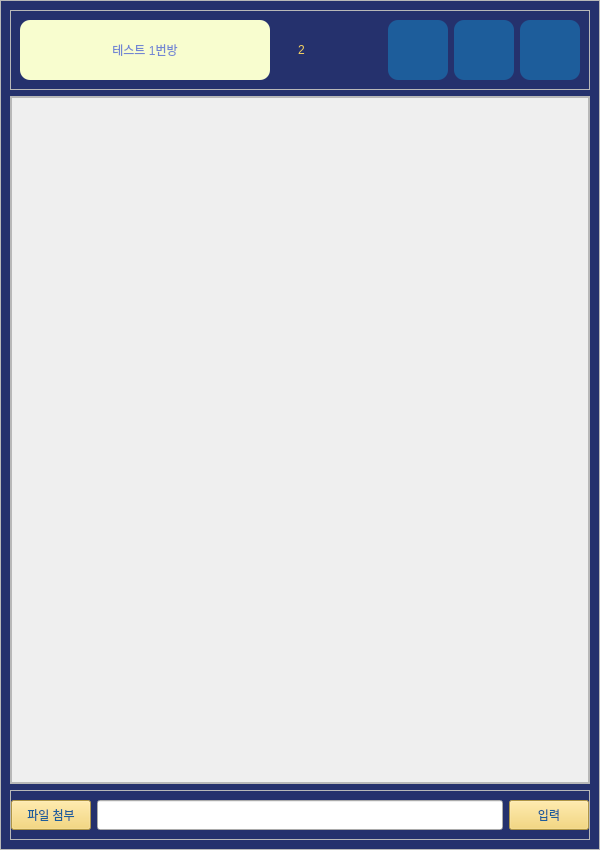
<?xml version="1.0" encoding="UTF-8"?>
<ui version="4.0">
 <class>talk_room_widget</class>
 <widget class="QWidget" name="talk_room_widget">
  <property name="geometry">
   <rect>
    <x>0</x>
    <y>0</y>
    <width>600</width>
    <height>850</height>
   </rect>
  </property>
  <property name="windowTitle">
   <string>Form</string>
  </property>
  <property name="styleSheet">
   <string notr="true">#talk_room_widget {
	background-color: #25316D;
	color: #1D5D9B;
}


QLabel{
	color: #1D5D9B;
	font: bold 16pt &quot;나눔고딕&quot;;
}

QPushButton{
	background-color:#F4D160;
	color: #1D5D9B;
	font: bold 12pt &quot;나눔고딕&quot;;
}

QPushButton:hover{
	background-color:#FFFF9D;
}

QPushButton:pressed{
	background-color:#FEF5AC;
}

#header_frame QPushButton
{
	background-color:#1D5D9B;
	border-radius:10px;
}

#header_frame QPushButton:hover
{
	background-color:#B0DAFF;
}

#header_frame QPushButton:pressed
{
	background-color:#9AC5F4;
}

#widget_title_wrapper{
	background-color:#F8FDCF;
	border-radius:10px;
}


#widget_title_wrapper #label_member_count{
	color: #453C67;
}
#header_frame #label_member_count:hover{
	color: #FBEEAC
}


#label_title{
	font: bold 20pt &quot;나눔고딕&quot;;
	color: #7286D3;
}
#label_member_count{
	font: bold 15pt &quot;나눔고딕&quot;;
	color: #F4D160;
}

QLineEdit{
	color: #1D5D9B;
	font: bold 12pt &quot;나눔고딕&quot;;
}
</string>
  </property>
  <layout class="QVBoxLayout" name="verticalLayout">
   <property name="spacing">
    <number>0</number>
   </property>
   <property name="leftMargin">
    <number>0</number>
   </property>
   <property name="topMargin">
    <number>0</number>
   </property>
   <property name="rightMargin">
    <number>0</number>
   </property>
   <property name="bottomMargin">
    <number>0</number>
   </property>
   <item>
    <widget class="QFrame" name="frame_3">
     <property name="frameShape">
      <enum>QFrame::StyledPanel</enum>
     </property>
     <property name="frameShadow">
      <enum>QFrame::Raised</enum>
     </property>
     <layout class="QVBoxLayout" name="verticalLayout_3">
      <item>
       <widget class="QFrame" name="header_frame">
        <property name="frameShape">
         <enum>QFrame::StyledPanel</enum>
        </property>
        <property name="frameShadow">
         <enum>QFrame::Raised</enum>
        </property>
        <layout class="QHBoxLayout" name="horizontalLayout_2">
         <item>
          <widget class="QWidget" name="widget_title_wrapper" native="true">
           <property name="minimumSize">
            <size>
             <width>250</width>
             <height>0</height>
            </size>
           </property>
           <layout class="QHBoxLayout" name="horizontalLayout_3">
            <item>
             <widget class="QLabel" name="label_title">
              <property name="text">
               <string>테스트 1번방</string>
              </property>
              <property name="alignment">
               <set>Qt::AlignCenter</set>
              </property>
             </widget>
            </item>
           </layout>
          </widget>
         </item>
         <item>
          <widget class="QWidget" name="widget_member_count" native="true">
           <layout class="QHBoxLayout" name="horizontalLayout">
            <item>
             <widget class="QLabel" name="label_member_icon">
              <property name="text">
               <string/>
              </property>
              <property name="pixmap">
               <pixmap resource="../src_img/my_qrc.qrc">:/newPrefix/user-minus-l.svg</pixmap>
              </property>
             </widget>
            </item>
            <item>
             <widget class="QLabel" name="label_member_count">
              <property name="text">
               <string>2</string>
              </property>
             </widget>
            </item>
           </layout>
          </widget>
         </item>
         <item>
          <spacer name="horizontalSpacer">
           <property name="orientation">
            <enum>Qt::Horizontal</enum>
           </property>
           <property name="sizeHint" stdset="0">
            <size>
             <width>40</width>
             <height>20</height>
            </size>
           </property>
          </spacer>
         </item>
         <item>
          <widget class="QPushButton" name="btn_member_plus">
           <property name="minimumSize">
            <size>
             <width>60</width>
             <height>60</height>
            </size>
           </property>
           <property name="maximumSize">
            <size>
             <width>60</width>
             <height>60</height>
            </size>
           </property>
           <property name="text">
            <string/>
           </property>
           <property name="icon">
            <iconset resource="../src_img/my_qrc.qrc">
             <normaloff>:/newPrefix/user-l.svg</normaloff>:/newPrefix/user-l.svg</iconset>
           </property>
           <property name="iconSize">
            <size>
             <width>40</width>
             <height>40</height>
            </size>
           </property>
          </widget>
         </item>
         <item>
          <widget class="QPushButton" name="btn_member_minus">
           <property name="minimumSize">
            <size>
             <width>60</width>
             <height>60</height>
            </size>
           </property>
           <property name="maximumSize">
            <size>
             <width>60</width>
             <height>60</height>
            </size>
           </property>
           <property name="text">
            <string/>
           </property>
           <property name="icon">
            <iconset resource="../src_img/my_qrc.qrc">
             <normaloff>:/newPrefix/log-out.svg</normaloff>:/newPrefix/log-out.svg</iconset>
           </property>
           <property name="iconSize">
            <size>
             <width>40</width>
             <height>40</height>
            </size>
           </property>
          </widget>
         </item>
         <item>
          <widget class="QPushButton" name="btn_flist_close">
           <property name="minimumSize">
            <size>
             <width>60</width>
             <height>60</height>
            </size>
           </property>
           <property name="maximumSize">
            <size>
             <width>60</width>
             <height>60</height>
            </size>
           </property>
           <property name="text">
            <string/>
           </property>
           <property name="icon">
            <iconset resource="../src_img/my_qrc.qrc">
             <normaloff>:/newPrefix/x-yellow.svg</normaloff>:/newPrefix/x-yellow.svg</iconset>
           </property>
           <property name="iconSize">
            <size>
             <width>40</width>
             <height>40</height>
            </size>
           </property>
          </widget>
         </item>
        </layout>
       </widget>
      </item>
      <item>
       <widget class="QFrame" name="frame_11">
        <property name="sizePolicy">
         <sizepolicy hsizetype="Preferred" vsizetype="Preferred">
          <horstretch>0</horstretch>
          <verstretch>1</verstretch>
         </sizepolicy>
        </property>
        <property name="frameShape">
         <enum>QFrame::StyledPanel</enum>
        </property>
        <property name="frameShadow">
         <enum>QFrame::Raised</enum>
        </property>
        <layout class="QHBoxLayout" name="horizontalLayout_9">
         <property name="leftMargin">
          <number>0</number>
         </property>
         <property name="topMargin">
          <number>0</number>
         </property>
         <property name="rightMargin">
          <number>0</number>
         </property>
         <property name="bottomMargin">
          <number>0</number>
         </property>
         <item>
          <widget class="QScrollArea" name="scrollArea">
           <property name="widgetResizable">
            <bool>true</bool>
           </property>
           <widget class="QWidget" name="chatting_area">
            <property name="geometry">
             <rect>
              <x>0</x>
              <y>0</y>
              <width>576</width>
              <height>684</height>
             </rect>
            </property>
            <layout class="QVBoxLayout" name="verticalLayout_2">
             <item>
              <widget class="QWidget" name="widget" native="true">
               <property name="styleSheet">
                <string notr="true"/>
               </property>
               <layout class="QVBoxLayout" name="verticalLayout_4"/>
              </widget>
             </item>
             <item>
              <widget class="QWidget" name="widget_2" native="true">
               <layout class="QVBoxLayout" name="verticalLayout_5">
                <item>
                 <spacer name="verticalSpacer">
                  <property name="orientation">
                   <enum>Qt::Vertical</enum>
                  </property>
                  <property name="sizeHint" stdset="0">
                   <size>
                    <width>20</width>
                    <height>640</height>
                   </size>
                  </property>
                 </spacer>
                </item>
               </layout>
              </widget>
             </item>
            </layout>
           </widget>
          </widget>
         </item>
        </layout>
       </widget>
      </item>
      <item>
       <widget class="QFrame" name="frame_9">
        <property name="minimumSize">
         <size>
          <width>0</width>
          <height>50</height>
         </size>
        </property>
        <property name="maximumSize">
         <size>
          <width>16777215</width>
          <height>50</height>
         </size>
        </property>
        <property name="frameShape">
         <enum>QFrame::StyledPanel</enum>
        </property>
        <property name="frameShadow">
         <enum>QFrame::Raised</enum>
        </property>
        <layout class="QHBoxLayout" name="horizontalLayout_10">
         <property name="leftMargin">
          <number>0</number>
         </property>
         <property name="topMargin">
          <number>0</number>
         </property>
         <property name="rightMargin">
          <number>0</number>
         </property>
         <property name="bottomMargin">
          <number>0</number>
         </property>
         <item>
          <widget class="QPushButton" name="btn_transfer_file">
           <property name="sizePolicy">
            <sizepolicy hsizetype="Minimum" vsizetype="Expanding">
             <horstretch>0</horstretch>
             <verstretch>0</verstretch>
            </sizepolicy>
           </property>
           <property name="minimumSize">
            <size>
             <width>0</width>
             <height>30</height>
            </size>
           </property>
           <property name="maximumSize">
            <size>
             <width>16777215</width>
             <height>30</height>
            </size>
           </property>
           <property name="text">
            <string>파일 첨부</string>
           </property>
          </widget>
         </item>
         <item>
          <widget class="QLineEdit" name="user_chatting_lineedit">
           <property name="minimumSize">
            <size>
             <width>0</width>
             <height>30</height>
            </size>
           </property>
           <property name="clearButtonEnabled">
            <bool>false</bool>
           </property>
          </widget>
         </item>
         <item>
          <widget class="QPushButton" name="btn_chat_enter">
           <property name="sizePolicy">
            <sizepolicy hsizetype="Minimum" vsizetype="Expanding">
             <horstretch>0</horstretch>
             <verstretch>0</verstretch>
            </sizepolicy>
           </property>
           <property name="minimumSize">
            <size>
             <width>0</width>
             <height>30</height>
            </size>
           </property>
           <property name="maximumSize">
            <size>
             <width>16777215</width>
             <height>30</height>
            </size>
           </property>
           <property name="text">
            <string>입력</string>
           </property>
          </widget>
         </item>
        </layout>
       </widget>
      </item>
     </layout>
    </widget>
   </item>
  </layout>
 </widget>
 <resources>
  <include location="../src_img/my_qrc.qrc"/>
 </resources>
 <connections/>
</ui>
